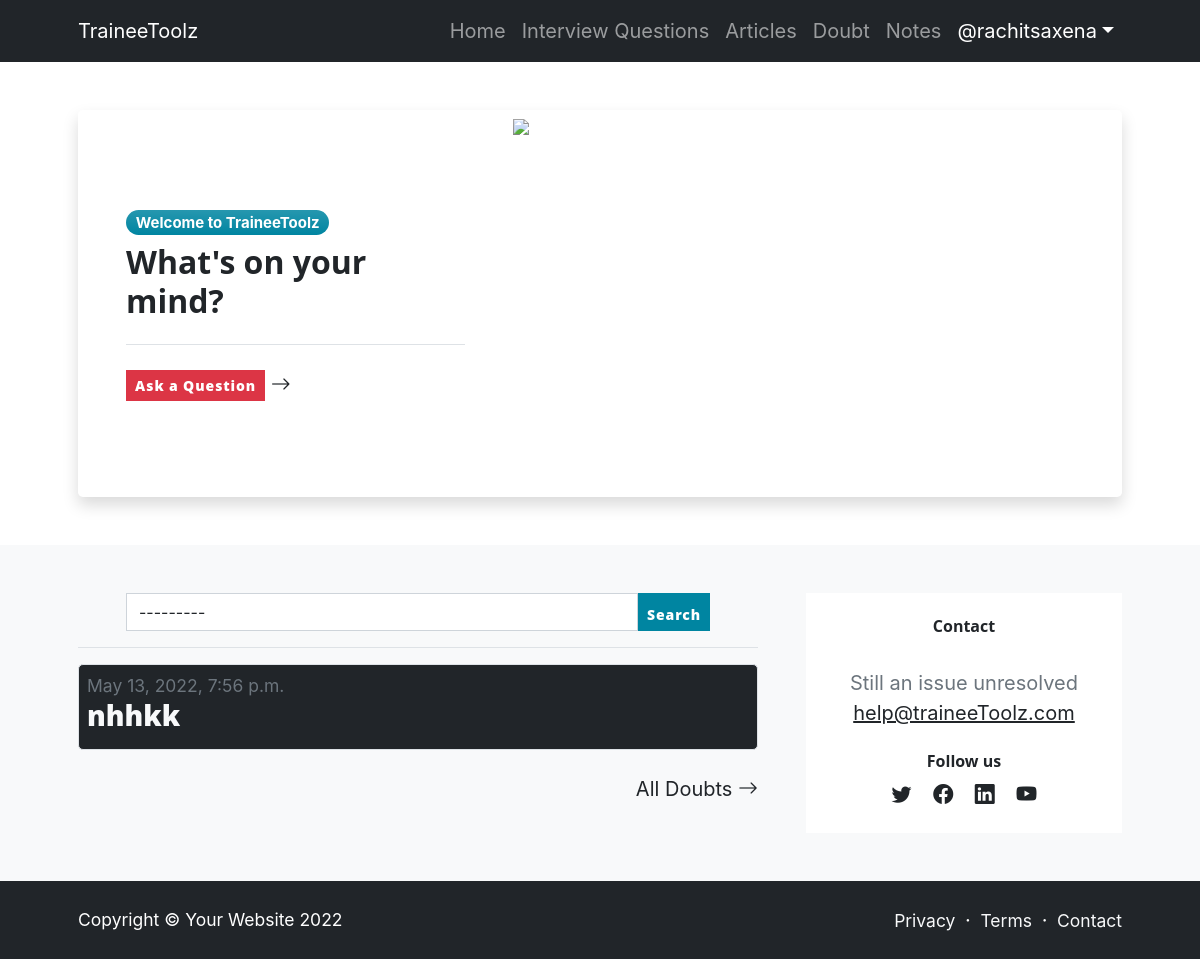
/doubt/ (signed in), run on an earlier commit of the app's database.
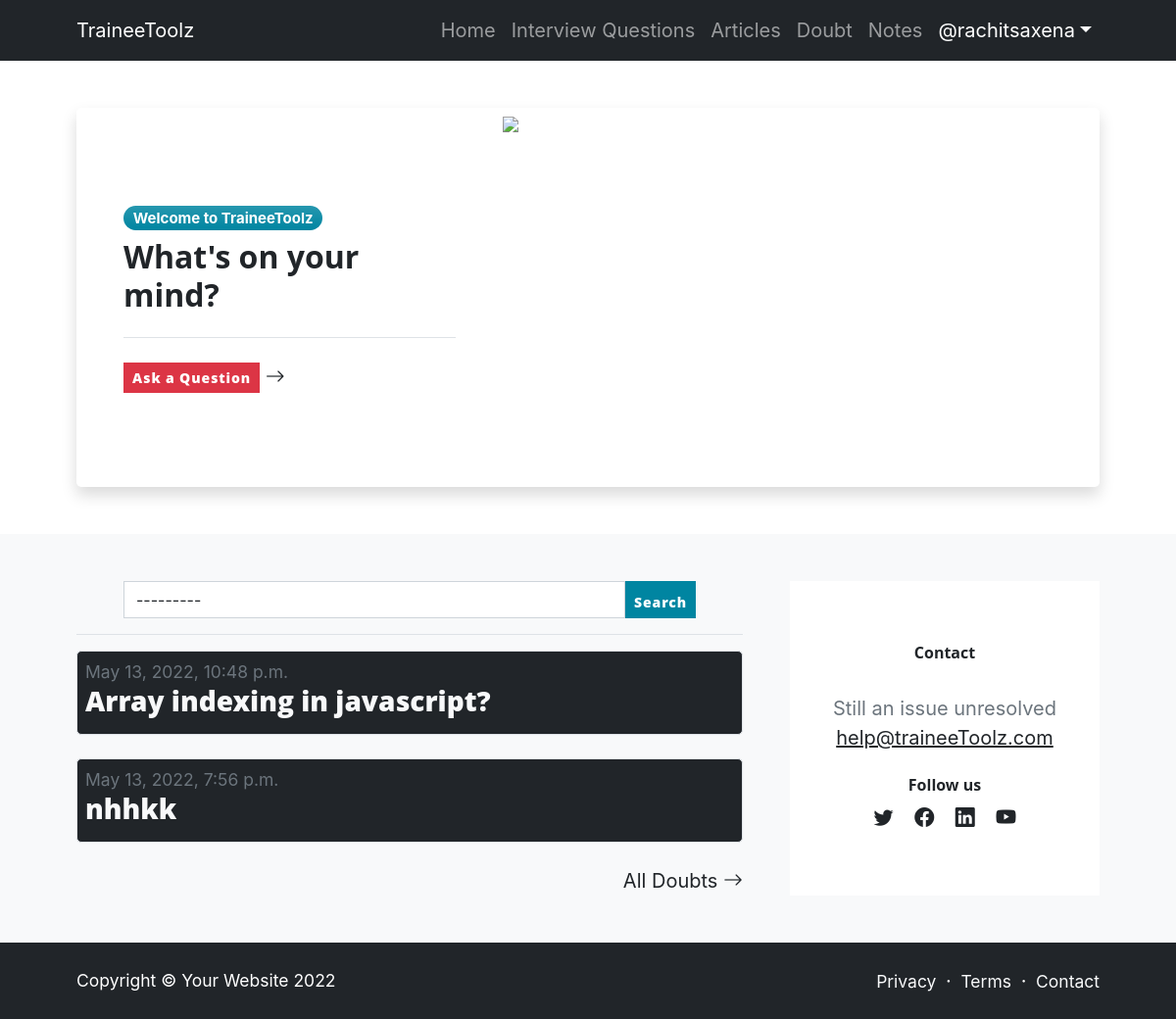
And on a later commit of the database.
### doubt/models.py (models this page shows)
class Doubt(models.Model):
    heading = models.CharField(max_length=200,blank=True,null=True)
    ques = models.TextField()
    meta = models.CharField(max_length=100, blank=True , null=True)
    user = models.ForeignKey(User , on_delete=models.CASCADE)
    date = models.DateTimeField(auto_now_add=True , null=True , blank=True)
    comments = models.ManyToManyField('Comment' , blank=True , related_name="comments")
    category = models.ForeignKey(Category , on_delete=models.CASCADE, null=True , blank=True )
    def __str__(self):
        return str(self.ques + ' ' + self.user.username)

### doubt/views.py (the view)
# urls.py: path('', views.index, name='index'),
@login_required(login_url="loginPage")
def index(request):
    doubts = Doubt.objects.all().order_by('-date')
    queryset = DoubtFilter(request.GET, queryset=doubts)
    doubts = queryset.qs
    category = Category.objects.all()
    l1 = []
    for i in range(len(doubts)):
        if i == 3:
            break
        else:
            l1.append(doubts[i])
    print(l1)
    params = {
        'doubts':l1,
        'queryset':queryset,
        'category':category
    }
    print(doubts)
    return render(request ,'doubt/index.html', params)

### question/models.py (called while the page is built)
    def __str__(self):
        return self.name

### templates/doubt/index.html (shortened to what the changed rows need)
<!DOCTYPE html>
<html lang="en">
{% load widget_tweaks%}
    <head>
        <link href="https://cdn.jsdelivr.net/npm/bootstrap-icons@1.5.0/font/bootstrap-icons.css" rel="stylesheet" />
    </head> {% load static %}
    <body class="d-flex flex-column" >
        <main class="flex-shrink-0">
            <section class="py-5 bg-light">
                <div class="container px-5">
                    <div class="row gx-5">
                        <div class="col-xl-8">
                            {% for i in doubts%}
                            <a href="{% url 'doubt' i.id%}">
                                <div class="mb-4 border p-2 bg-dark text-light" style="border-radius:5px;">
                                    <div class="small text-muted">{{i.date}}</div>
                                    <a class="text-light" href="{% url 'doubt' i.id%}"><h3>{{i.heading}}</h3></a>
                                </div>
                            </a>
                            {% endfor %}
                        </div>
                    </div>
                </div>
            </section>
        </main>
    </body>
</html>

What changed in the data, as far as the page shows it:
added Doubt: date "May 13, 2022, 10:48 p.m.", heading "Array indexing in javascript?"
